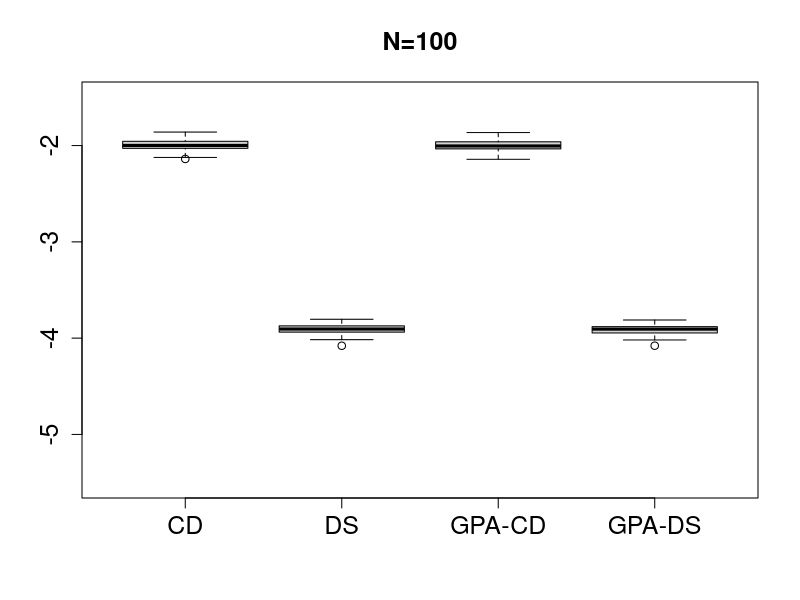
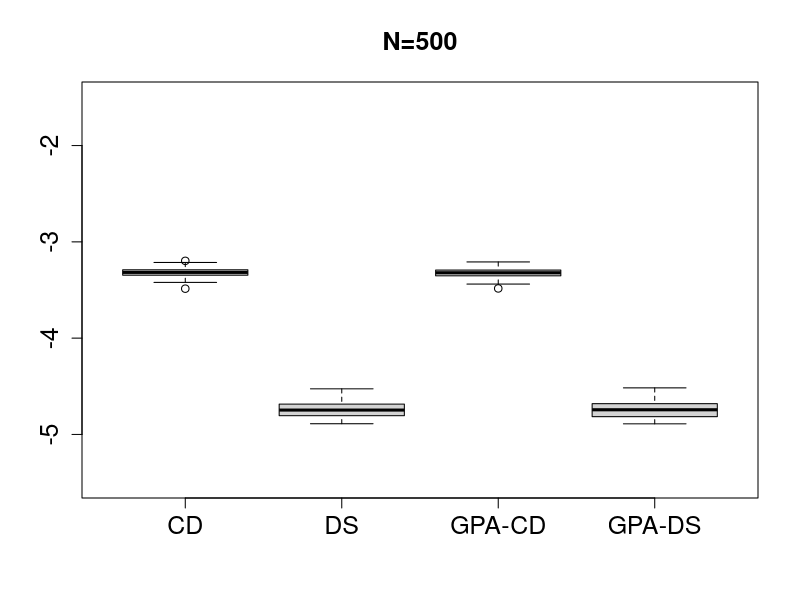
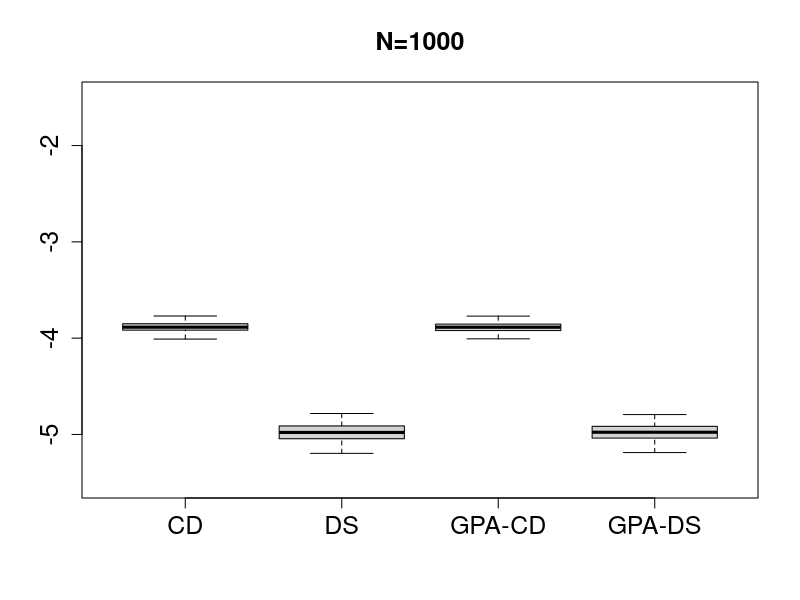
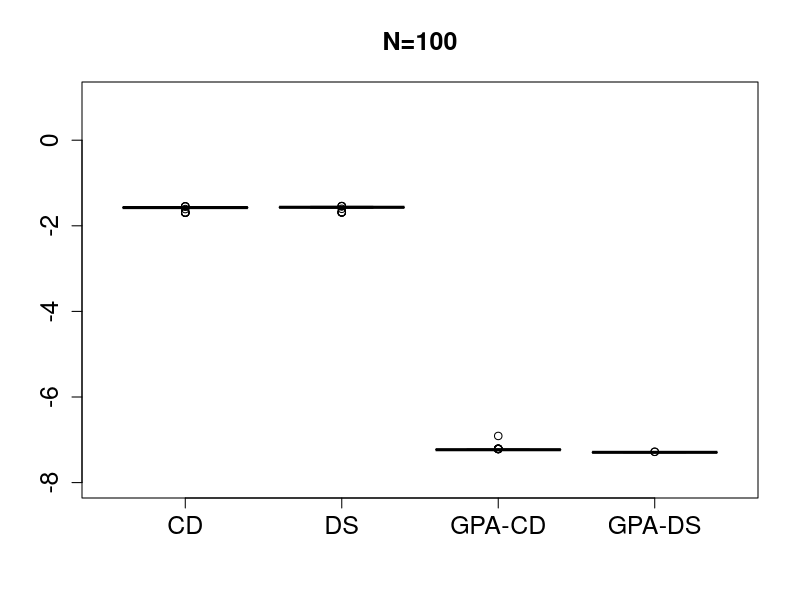
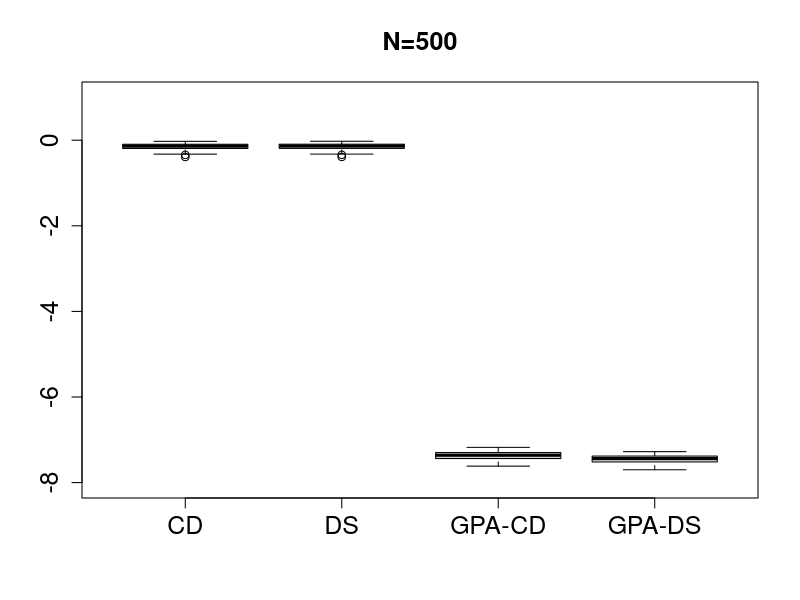
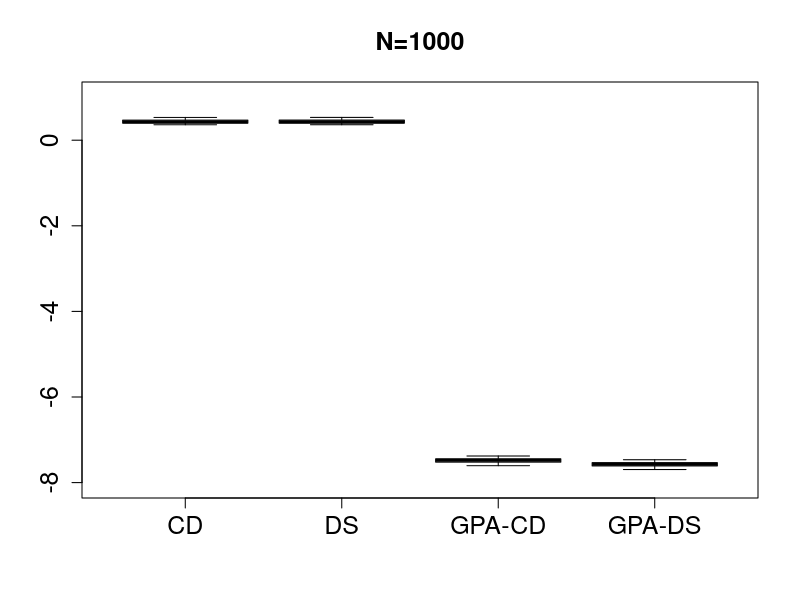

These figures' R source, in order:
# ============================================================
# Load required libraries
# ============================================================
library(plyr)       # Provides advanced data manipulation tools
library(reshape2)   # Used to reshape data frames (wide ↔ long format)

# ============================================================
# Load simulation data
# ============================================================
data = read.csv("./results/simulation.csv")


# ============================================================
# Part 1: MSE (Mean Squared Error) Comparison
# ============================================================

# Select relevant columns for MSE comparison
MSE_data = data[, c("N", "CD_mse", "DS_mse", "GPA_CD_mse", "GPA_DS_mse")]

# Convert N to a factor (categorical variable)
MSE_data$N = as.factor(MSE_data$N)

# Reshape the data from wide format to long format
MSE_data = melt(MSE_data, id=c("N"), 
                variable.name = "Estimator", 
                value.name = "MSE")

# Rename estimator labels for better readability in plots
MSE_data$Estimator = factor(MSE_data$Estimator, 
                            levels = c('CD_mse', 'DS_mse', 'GPA_CD_mse', 'GPA_DS_mse'),
                            labels = c("CD", "DS", "GPA-CD", "GPA-DS"))

# Define a reusable boxplot function for MSE comparison
par(mfrow = c(1, 1), oma=c(0.2,0.2,0.2,0.2))
plot_box = function(thres, times){
  # Plot a boxplot of log(MSE) for a given sample size (N = thres)
  boxplot(log(MSE)~Estimator, MSE_data[MSE_data$N == thres, ], 
          xlab="",
          ylab="",
          ylim = c(-5.5, -1.5),
          main=paste0('N=', thres),
          cex.lab = times,
          cex.axis = times,
          cex.main=times
  )
}

# Generate MSE boxplots for different sample sizes
pdf("./results/logMSE_N=100.pdf") # Open PDF device
plot_box(100, 1.5)                # Plot for N = 100
dev.off()                         # Close device

pdf("./results/logMSE_N=500.pdf") # Open PDF device
plot_box(500, 1.5)                # Plot for N = 500
dev.off()                         # Close device

pdf("./results/logMSE_N=1000.pdf") # Open PDF device
plot_box(1000, 1.5)                # Plot for N = 1000
dev.off()                          # Close device


# ============================================================
# Part 2: Computation Time Comparison
# ============================================================

# Select relevant columns for time comparison
time_data = data[, c("N", "CD_time", "DS_time", "GPA_CD_time", "GPA_DS_time")]

# Convert N to factor
time_data$N = as.factor(time_data$N)

# Reshape from wide to long format
time_data = melt(time_data, id=c("N"), 
                variable.name = "Estimator", 
                value.name = "Time")

# Rename estimators
time_data$Estimator = factor(time_data$Estimator, 
                            levels = c('CD_time', 'DS_time', 'GPA_CD_time', 'GPA_DS_time'),
                            labels = c("CD", "DS", "GPA-CD", "GPA-DS"))

# Define boxplot function for time cost comparison
par(mfrow = c(1, 1), oma=c(0.2,0.2,0.2,0.2))
plot_box = function(thres){
  # Plot a boxplot of log(Time) for a given sample size (N = thres)
  boxplot(log(Time)~Estimator, time_data[time_data$N == thres, ], 
          ylim = c(-8, 1),
          xlab="",  ylab="",
          cex.lab = 1.5,
          cex.axis = 1.5,
          main=paste0('N=', thres),
          cex.main=1.5)
}

# Generate time comparison boxplots for different sample sizes
pdf("./results/logtime_N=100.pdf")  # Open PDF device
plot_box(100)                       # Plot for N = 100
dev.off()                           # Close device

pdf("./results/logtime_N=500.pdf")  # create painting environment
plot_box(500)                       # Plot for N = 500
dev.off()                           # Close device

pdf("./results/logtime_N=1000.pdf") # Open PDF device
plot_box(1000)                      # Plot for N = 1000
dev.off()                           # Close device
